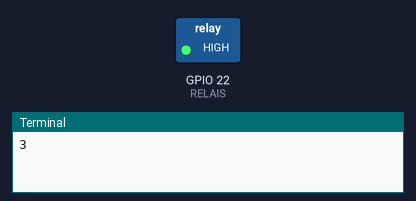
The program below on a simulated Raspberry Pi (BCM pin numbers), started with the argument 3. Parts: switched loads named in the program (green lamp = pin HIGH), the last lines printed to the terminal. At 15.0 s the program stops and its outputs stay as they are.

Above: at 0.1 s.
At 15.1 s:
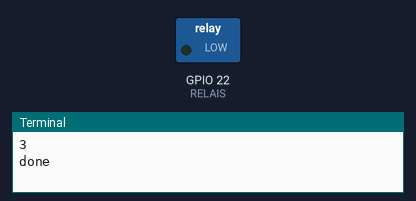
Timing chart, 0 to 16.5 s (numbered marks = the images above):
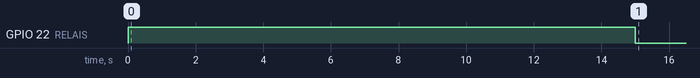

Measured:
- by itself, GPIO 22 (RELAIS): LOW → HIGH at 0.00 s, → LOW 15.0 s later

The program:

powerUpPump.py
```python
#!/usr/bin/python
import time;
import RPi.GPIO as GPIO
import sys

RELAIS = 22

def main(duration):

	GPIO.setmode(GPIO.BCM)

	GPIO.setup(RELAIS, GPIO.OUT)


	GPIO.output(RELAIS, GPIO.HIGH)
	#time.sleep(1)
	GPIO.output(RELAIS, GPIO.LOW)


	#GPIO.output(RELAIS, GPIO.HIGH)
	#time.sleep(duration)
	#GPIO.output(RELAIS, GPIO.LOW)


arg_count = len(sys.argv)

if arg_count < 2:
	print("Frist argument missing: duration")
	sys.exit()
print(int(sys.argv[1]))

GPIO.setmode(GPIO.BCM)
GPIO.setup(RELAIS, GPIO.OUT)

GPIO.output(RELAIS, GPIO.HIGH)
time.sleep(3)
GPIO.output(RELAIS, GPIO.LOW)
GPIO.output(RELAIS, GPIO.HIGH)
time.sleep(3)
GPIO.output(RELAIS, GPIO.LOW)
GPIO.output(RELAIS, GPIO.HIGH)
time.sleep(3)
GPIO.output(RELAIS, GPIO.LOW)
GPIO.output(RELAIS, GPIO.HIGH)
time.sleep(3)
GPIO.output(RELAIS, GPIO.LOW)
GPIO.output(RELAIS, GPIO.HIGH)
time.sleep(3)
GPIO.output(RELAIS, GPIO.LOW)

print("done")
```
